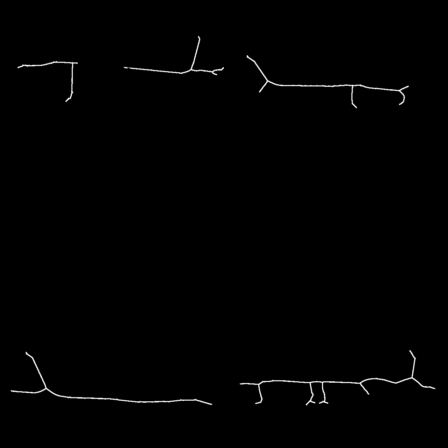
#> input picture TransUNET_GT/Aeroplane/2.png, 448 x 448 px, found by its file name
$ jupyter execute --allow-errors Cleaned_Results.ipynb
#> lines starting #> are read from the running program, lines starting #| are printed output that depends on the picture
[cell 1]
import cv2
import os
import matplotlib.pyplot as plt
import numpy as np
import pandas as pd

[cell 2]
# Reading Image and verifying
img_path = "./GT for HED and SRN//000000000650.png" # Change image path according to local path
img = cv2.imread(img_path)
plt.axis('off')
#> (the rest of this cell did not finish here and is left out)

[cell 3]
# # Test CSV works nicely for Co Skel as paths are consistent. For HED and SRN Models
# # all Predictions and GT are directly dumped in to one folder respectively, so using listdir for that case

# test_csv_path = 'test_coskelmodel.csv'
# df = pd.read_csv(test_csv_path ,header=None)
# df.head()

[cell 4]
# test_img_paths = df.to_numpy()
# len(test_img_paths)

#> (a cell that did not finish here is left out)

# MACRO

[cell 6]
js = []
f1 = []

from tqdm import tqdm
import os
from sklearn.metrics import confusion_matrix, accuracy_score, classification_report, f1_score
import cv2
from sklearn.metrics import jaccard_score

# inital_path = ""

inital_path = "Results_Co_Skel_ep_70_lr_1e4/"

# Uncomment for Co Skel Model
categ_path = "./Results_Co_Skel_ep_70_lr_1e4/gt"
#> (the rest of this cell did not finish here and is left out)

[cell 7]
import numpy as np
np.mean(js), np.mean(f1)

# Weighted

[cell 8]
# [24 lines left out: function jaccard_score_weighted, not called in this run]

[cell 9]
from sklearn.metrics import confusion_matrix, accuracy_score, classification_report, f1_score

# [35 lines left out: function f1_score_weighted, not called in this run]

[cell 10]
js_n = []
f1_s = []

from tqdm import tqdm
from sklearn.metrics import jaccard_score

# inital_path = ""

inital_path = "Results_Co_Skel_ep_70_lr_1e4/"

# Uncomment for Co Skel Model
categ_path = "./Results_Co_Skel_ep_70_lr_1e4/gt"
#> (the rest of this cell did not finish here and is left out)

[cell 11]
# np.mean(js_n), np.mean(np.nan_to_num(f1_s))
np.mean(js_n), np.mean(f1_s)

# MICRO

[cell 12]
js_mi = []
f1_mi = []

from tqdm import tqdm

from sklearn.metrics import confusion_matrix, accuracy_score, classification_report, f1_score
from sklearn.metrics import jaccard_score

# inital_path = ""

inital_path = "Results_Co_Skel_ep_70_lr_1e4/"

# Uncomment for Co Skel Model
categ_path = "./Results_Co_Skel_ep_70_lr_1e4/gt"
#> (the rest of this cell did not finish here and is left out)

[cell 13]
np.mean(js_mi), np.mean(f1_mi)

# Data Preprocessing (TransUNET Inversion of Images)

[cell 14]
img_path = "./transunet_vanilla_81ep/preds/Bear/2.png"

[cell 15]
import cv2
import numpy as np
import matplotlib.pyplot as plt
import os
from tqdm import tqdm

[cell 16]
img = cv2.imread(img_path)
#> img is the input picture: shape (448, 448, 3); min 0, max 243, mean 1.6
plt.imshow(img)
plt.show()

[cell 17]
gray_img = cv2.cvtColor(img, cv2.COLOR_BGR2GRAY)
plt.imshow(gray_img, cmap="gray_r")
plt.show()

[cell 18]
cmap = plt.cm.gray_r
norm = plt.Normalize(vmin=gray_img.min(), vmax=gray_img.max())

im_gs =  cmap(norm(gray_img))
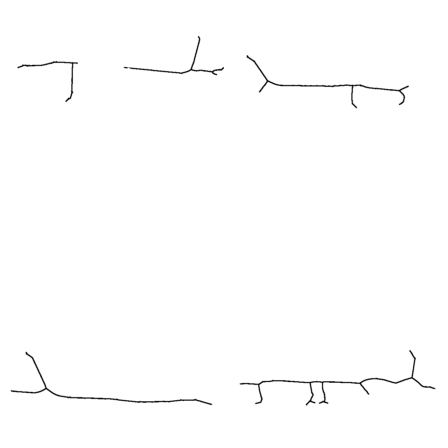
#> im_gs: shape (448, 448, 4) float64; mean of channels 0, 1, 2, 3 0.993, 0.993, 0.993, 1; drawn as B, G, R

[cell 19]
# i = cv2.imread("test.png")
plt.imshow(im_gs)
plt.show()

[cell 20]
np.unique(im_gs*255)
#> Out = 240 values from 0 to 255

#> (a cell that did not finish here is left out)

[cell 22]
import cv2
import matplotlib.pyplot as plt
img_path = "./transunet_diceloss_ep81/preds/Bear/2.png"
img = cv2.imread(img_path)
plt.imshow(img/np.max(img))
plt.show()

[cell 23]
import numpy as np
np.unique(img)
#> Out = 240 values from 0 to 243

[cell 24]
import os

[cell 25]
folder_name = 'coskel_with_aug_ep46'
#> (the rest of this cell did not finish here and is left out)

[cell 26]
# categs
c = np.ones((5,5))
plt.imshow(c*0)
plt.show()
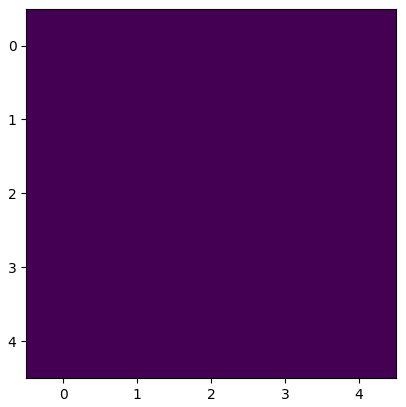
#> figure drawn by matplotlib, 1 panel
